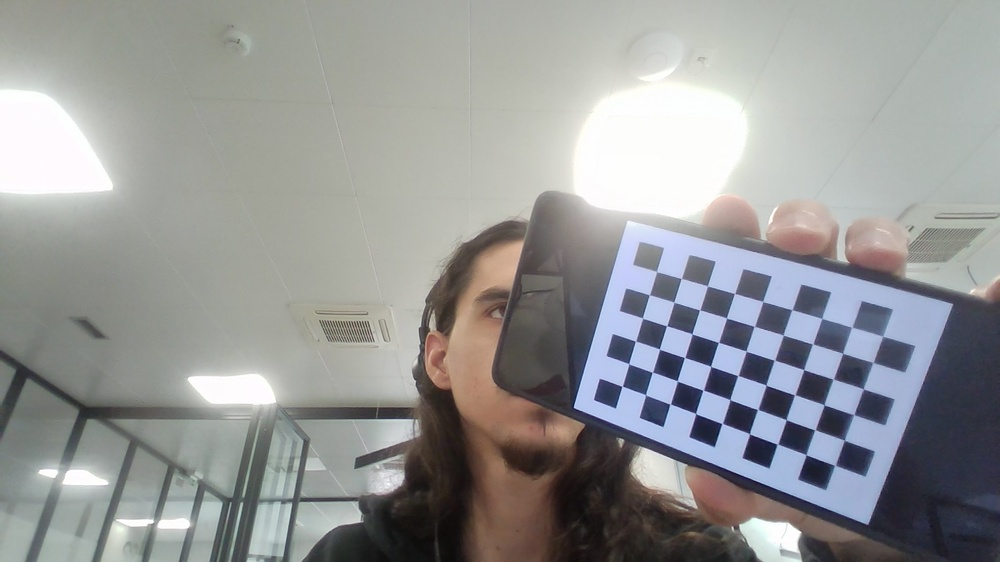
#> input picture calibration/WIN_20241030_12_23_03_Pro.jpg, 1000 x 562 px, shrunk from 1920 x 1080 before the run; its folder holds only this picture in this run
$ python main.py
#> lines starting #> are read from the running program, lines starting #| are printed output that depends on the picture; after the words box and inside, x2 and y2 are one past the last pixel; in counts of white or black regions, pixels touching at a corner belong together; long printed decimals are rounded
### calibrate.py
import numpy as np
import cv2 as cv
import glob
import os

def calibrate(showPics=False):
    # Read Image
#> called with showPics = False
    root = os.getcwd()
    calibrationDir = os.path.join(root, 'demoImages', 'calibration')
    imgPathList = glob.glob(os.path.join(calibrationDir, '*.jpg'))

    # Initialize
    nRows = 9
    nCols = 6
    termCriteria = (cv.TERM_CRITERIA_EPS + cv.TERM_CRITERIA_MAX_ITER, 30, 0.001)
    worldPtsCur = np.zeros((nRows * nCols, 3), np.float32)
    worldPtsCur[:,:2] = np.mgrid[0:nRows, 0:nCols].T.reshape(-1, 2)
    worldPtsList = []
    imgPtsList = []

    # Find Corners
    for curImgPath in imgPathList:
        imgBGR = cv.imread(curImgPath)
#> imgBGR is the input picture: shape (562, 1000, 3); mean B, G, R 150.5, 150.6, 149.5
        imgGray = cv.cvtColor(imgBGR, cv.COLOR_BGR2GRAY)
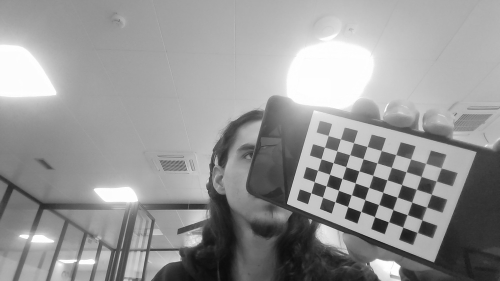
#> imgGray: shape (562, 1000) (shown at 1/2 size); min 11, max 255, mean 150.3
        cornersFound, cornersOrg = cv.findChessboardCorners(imgGray, (nRows, nCols), None)
#> cornersFound = True; cornersOrg = 54 rows, first 8: [656.6, 271.6], [681.2, 278.4], [707.5, 286.1], [734.6, 293.4], [762.8, 301.4], [791.9, 310], [822.1, 318.4], [852, 327.3]

        if cornersFound == True:
            worldPtsList.append(worldPtsCur)
            cornersRefined = cv.cornerSubPix(imgGray, cornersOrg, (11, 11), (-1,-1), termCriteria)
#> cornersRefined = 54 rows, first 8: [656.6, 271.5], [681.4, 278.4], [707.5, 285.8], [734.6, 293.5], [762.7, 301.5], [792, 309.7], [821.7, 318.3], [851.6, 327.3]
            imgPtsList.append(cornersRefined)
            if showPics:
                cv.drawChessboardCorners(imgBGR, (nRows,  nCols), cornersRefined, cornersFound)
                cv.imshow('Chessboard', imgBGR)
                cv.waitKey(500)

    cv.destroyAllWindows()

    # Calibrate
    repError, camMatrix, distCoeff, rvecs, tvecs = cv.calibrateCamera(worldPtsList, imgPtsList, imgGray.shape[::-1], None, None)
#> repError = 0.19; camMatrix = [[669.5, 0, 564.1], [0, 632.5, 304.2], [0, 0, 1]]; distCoeff = [[0.327, -1.43, 0.00978, 0.0106, 1.17]]; rvecs = ([0.129, 0.411, 0.289],); tvecs = ([3.54, -1.33, 25.88],)
    # print('Camera Matrix:\n', camMatrix)
    # print(f'Reproj Error (pixels): {repError}')

    # Save Calibration Parameters (later video)
    # curFolder = os.path.dirname(os.path.abspath(__file__))
    paramPath = os.path.join(calibrationDir, 'calibration.npz')
    # np.savez(paramPath, repError=repError, camMatrix=camMatrix, distCoeff=distCoeff, rvecs=rvecs, tvecs=tvecs)

    return camMatrix, distCoeff

### poseEstimation.py
import numpy as np
import cv2 as cv
import glob
import os
from enum import Enum

class DrawOption(Enum):
    AXES = 1
    CUBE = 2

# [9 lines left out: function drawAxes, not called in this run]

def drawCube(img, imgpts):
    imgpts= np.int32(imgpts).reshape(-1, 2)

    # Add green plane
    img = cv.drawContours(img, [imgpts[:4]], -1, (0, 255, 0), -3)

    # Add box borders
    for i in range(4):
        j = i + 4
        img = cv.line(img, tuple(imgpts[i]), tuple(imgpts[j]), (255), 3)
        img = cv.drawContours(img, [imgpts[4:]], -1, (0, 0, 255), 3)
    return img

def poseEstimation(option: DrawOption, camMatrix=None, distCoeff=None):
    # CAM_MATRIX, DISTCOEFF
    # Retreive calibration parameters (from previous video)
    root = os.getcwd()
    if camMatrix is None or distCoeff is None:
        paramPath = os.path.join(root, 'calibration', 'calibration.npz')
        data = np.load(paramPath)
        camMatrix = data['camMatrix']
        distCoeff = data['distCoeff']

    # Read image
    calibrationDir = os.path.join(root, 'calibration')
    imgPathList = glob.glob(os.path.join(calibrationDir, '*.jpg'))

    # Initialize
    nRows = 9
    nCols = 6
    termCriteria = (cv.TERM_CRITERIA_EPS + cv.TERM_CRITERIA_MAX_ITER, 30, 0.001)
    worldPtsCur = np.zeros((nRows * nCols, 3), np.float32)
    worldPtsCur[:,:2] = np.mgrid[0:nRows, 0:nCols].T.reshape(-1, 2)

    # World points of objects to be drawn
    axis = np.float32([[3, 0, 0], [0, 3, 0], [0, 0, -3]])
    cubeCorners = np.float32([
        [0, 0, 0],
        [0, 3, 0],
        [3, 3, 0],
        [3, 0, 0],
        [0, 0, -3],
        [0, 3, -3],
        [3, 3, -3],
        [3, 0, -3]
    ])

    for curImgPath in imgPathList:
        imgBGR = cv.imread(curImgPath)
        imgGray = cv.cvtColor(imgBGR, cv.COLOR_BGR2GRAY)
        cornersFound, cornersOrg = cv.findChessboardCorners(imgGray, (nRows, nCols), None)

        if cornersFound == True:
            cornersRefined = cv.cornerSubPix(imgGray, cornersOrg, (11, 11), (-1,-1), termCriteria)
            _, rvecs, tvecs = cv.solvePnP(worldPtsCur, cornersRefined, camMatrix, distCoeff)

            print(rvecs, rvecs)

            if option == DrawOption.AXES:
                imgpts, _ = cv.projectPoints(axis, rvecs, tvecs, camMatrix, distCoeff)
                imgBGR = drawAxes(imgBGR, cornersRefined, imgpts)

            if option == DrawOption.CUBE:
                imgpts, _ = cv.projectPoints(cubeCorners, rvecs, tvecs, camMatrix, distCoeff)
                imgBGR = drawCube(imgBGR, imgpts)

            cv.imshow('Chessboard', imgBGR)
            cv.waitKey(0)


### main.py
from calibrate import calibrate
from poseEstimation import poseEstimation, DrawOption

if __name__ == '__main__':
    camMatrix, distCoeff = calibrate(showPics=False)
#> camMatrix = [[669.5, 0, 564.1], [0, 632.5, 304.2], [0, 0, 1]]; distCoeff = [[0.327, -1.43, 0.00978, 0.0106, 1.17]]
    poseEstimation(DrawOption.CUBE, camMatrix, distCoeff)
#> in poseEstimation, `cornersFound, cornersOrg = cv.findChessboardCorners(imgGray, (nRows, n..`: cornersFound = True
#> in poseEstimation, `_, rvecs, tvecs = cv.solvePnP(worldPtsCur, cornersRefined, camMatrix, ..`: rvecs = [0.129, 0.411, 0.289]; tvecs = [3.54, -1.33, 25.88]
#| [[0.1288]
#|  [0.4106]
#|  [0.2891]] [[0.1288]
#|  [0.4106]
#|  [0.2891]]
#> in poseEstimation, `imgpts, _ = cv.projectPoints(cubeCorners, rvecs, tvecs, camMatrix, dis..`: imgpts = [[656.6, 271.4], [635.4, 340.9], [710.8, 366.4], [734.7, 293.4], [631.2, 273], [608.4, 350.2], [690.9, 379.3], [717.2, 297.7]]
#> in drawCube, `imgpts= np.int32(imgpts).reshape(-1, 2)`: imgpts = [[656, 271], [635, 340], [710, 366], [734, 293], [631, 272], [608, 350], [690, 379], [717, 297]]
#> the loop in drawCube, `for i in range(4):` made 4 passes
#> pass 1, in drawCube, `img = cv.line(img, tuple(imgpts[i]), tuple(imgpts[j]), (255), 3)`:
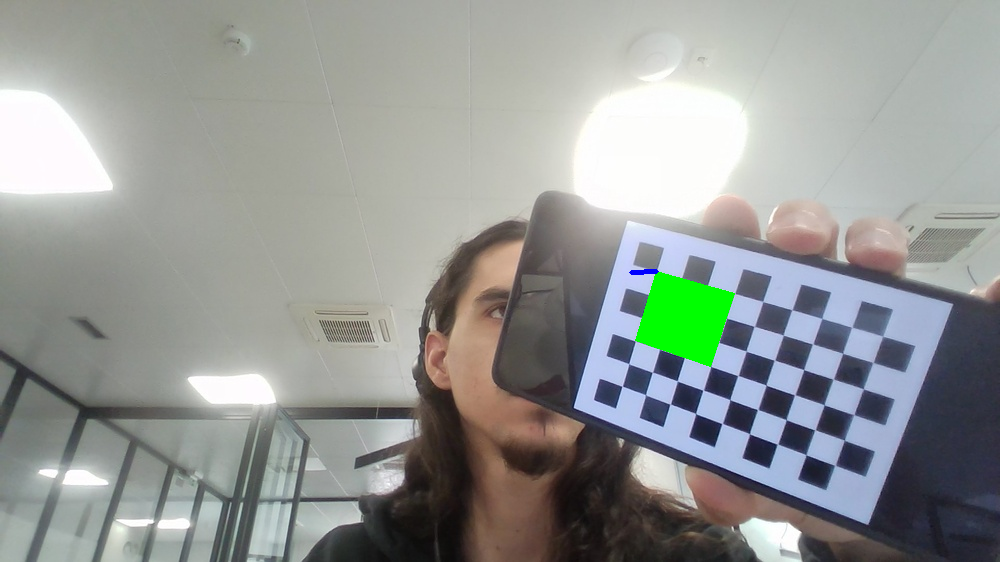
#> img: shape (562, 1000, 3); mean B, G, R 148.7, 151.9, 148.1
#> pass 1, in drawCube, `img = cv.drawContours(img, [imgpts[4:]], -1, (0, 0, 255), 3)`:
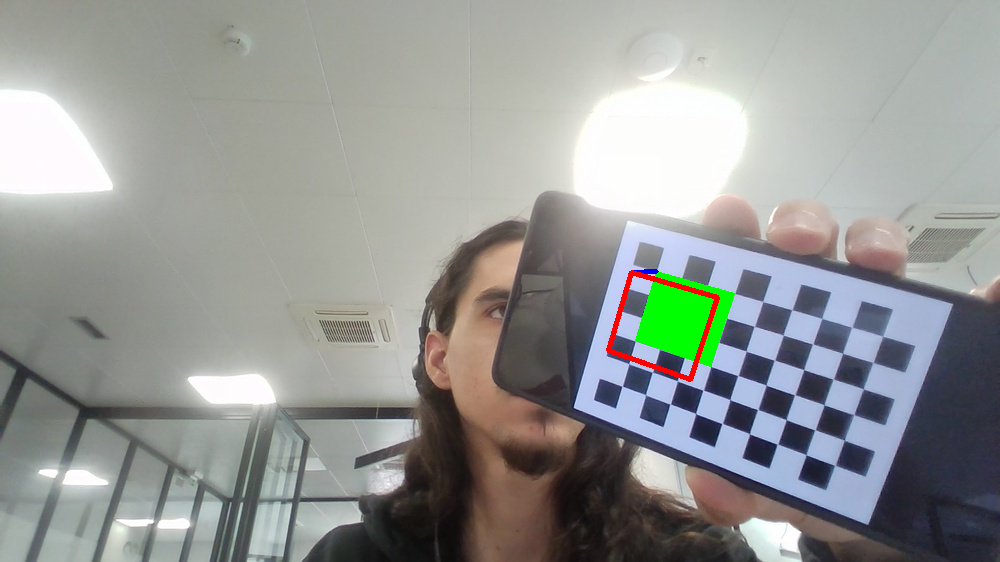
#> img: shape (562, 1000, 3); 0.32% of pixels changed, all inside (x1, y1, x2, y2) = (606, 270, 720, 382)

$ run again, on calibration/WIN_20241030_12_23_36_Pro.jpg
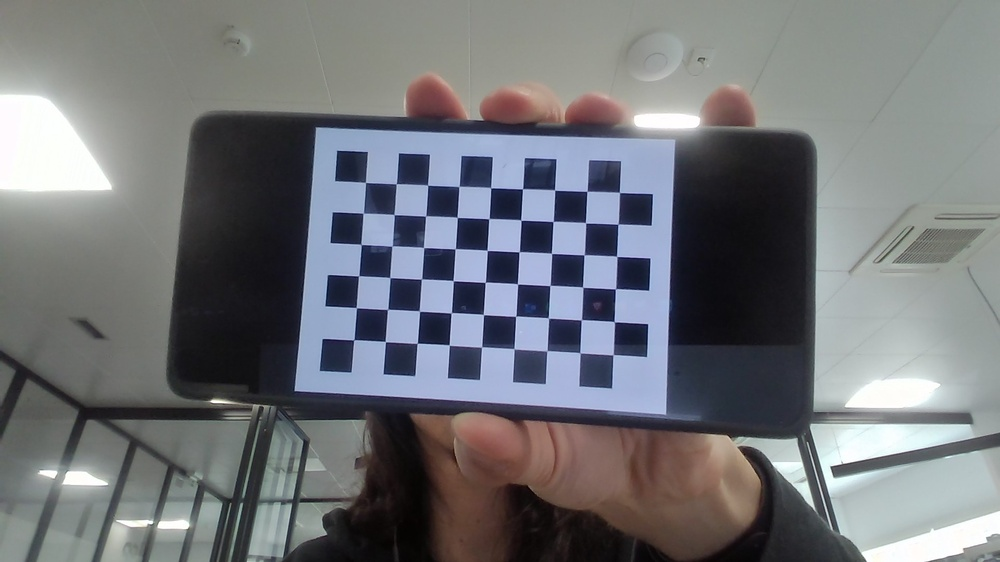
#> input picture calibration/WIN_20241030_12_23_36_Pro.jpg, 1000 x 562 px, shrunk from 1920 x 1080 before the run
#> in calibrate, imgBGR is the input picture: shape (562, 1000, 3); mean B, G, R 120.1, 116, 113.8
#> in calibrate, `imgGray = cv.cvtColor(imgBGR, cv.COLOR_BGR2GRAY)`:
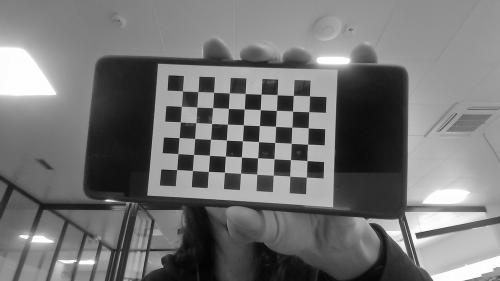
#> imgGray: shape (562, 1000) (shown at 1/2 size); min 3, max 255, mean 115.8
#> in calibrate, `cornersFound, cornersOrg = cv.findChessboardCorners(imgGray, (nRows, n..`: cornersFound = True; cornersOrg = 54 rows, first 8: [365.5, 182.4], [396.1, 183.8], [427.7, 185.2], [458.8, 186.5], [490.8, 188], [522.4, 188.9], [554.7, 190.1], [586.8, 191.4]
#> in calibrate, `cornersRefined = cv.cornerSubPix(imgGray, cornersOrg, (11, 11), (-1,-1..`: cornersRefined = 54 rows, first 8: [365.5, 182.4], [396.4, 183.7], [427.6, 185.1], [459, 186.4], [490.7, 187.6], [522.5, 188.8], [554.6, 190], [586.9, 191.3]
#> in calibrate, `repError, camMatrix, distCoeff, rvecs, tvecs = cv.calibrateCamera(worl..`: repError = 0.138; camMatrix = [[404.6, 0, 488.5], [0, 405.9, 319.7], [0, 0, 1]]; distCoeff = [[0.0476, -0.582, 0.000865, -0.00152, 1.91]]; rvecs = ([-0.057, 0.0474, 0.0554],); tvecs = ([-3.92, -4.36, 12.93],)
#> `camMatrix, distCoeff = calibrate(showPics=False)`: camMatrix = [[404.6, 0, 488.5], [0, 405.9, 319.7], [0, 0, 1]]; distCoeff = [[0.0476, -0.582, 0.000865, -0.00152, 1.91]]
#> in poseEstimation, `cornersFound, cornersOrg = cv.findChessboardCorners(imgGray, (nRows, n..`: cornersFound = True
#> in poseEstimation, `_, rvecs, tvecs = cv.solvePnP(worldPtsCur, cornersRefined, camMatrix, ..`: rvecs = [-0.057, 0.0474, 0.0554]; tvecs = [-3.92, -4.36, 12.93]
#| [[-0.05701]
#|  [ 0.04736]
#|  [ 0.05537]] [[-0.05701]
#|  [ 0.04736]
#|  [ 0.05537]]
#> in poseEstimation, `imgpts, _ = cv.projectPoints(cubeCorners, rvecs, tvecs, camMatrix, dis..`: imgpts = [[365.4, 182.4], [358.6, 275.9], [453.3, 280.6], [459.1, 186.2], [316.8, 127.3], [312.7, 255.2], [436.5, 261.1], [444.3, 137.9]]
#> in drawCube, `imgpts= np.int32(imgpts).reshape(-1, 2)`: imgpts = [[365, 182], [358, 275], [453, 280], [459, 186], [316, 127], [312, 255], [436, 261], [444, 137]]
#> after the loop in drawCube, `for i in range(4):`:
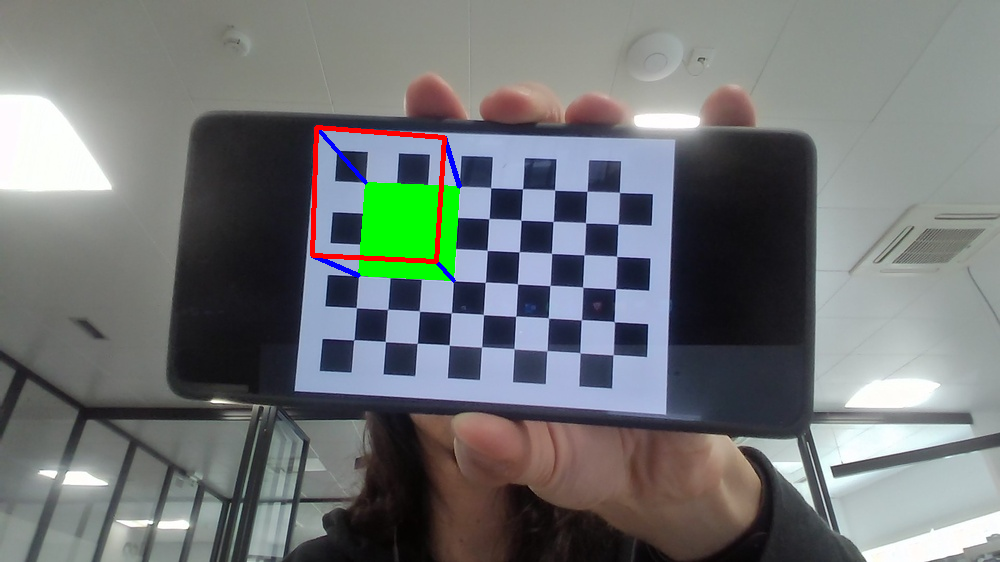
#> img: shape (562, 1000, 3); mean B, G, R 117.4, 117.3, 112.8

$ run again, on calibration/WIN_20241030_12_23_40_Pro.jpg
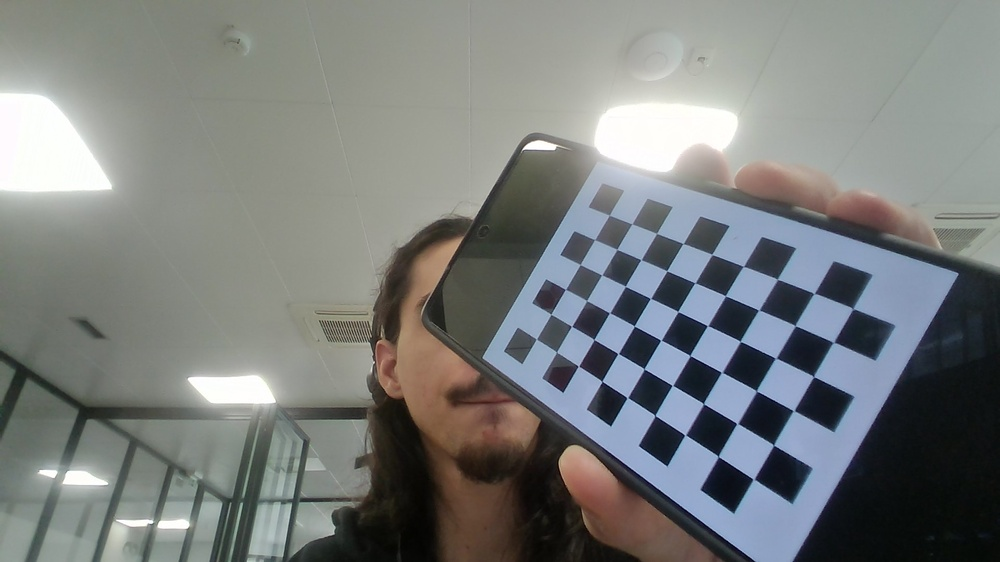
#> input picture calibration/WIN_20241030_12_23_40_Pro.jpg, 1000 x 562 px, shrunk from 1920 x 1080 before the run
#> in calibrate, imgBGR is the input picture: shape (562, 1000, 3); mean B, G, R 124.2, 125.4, 122
#> in calibrate, `imgGray = cv.cvtColor(imgBGR, cv.COLOR_BGR2GRAY)`:
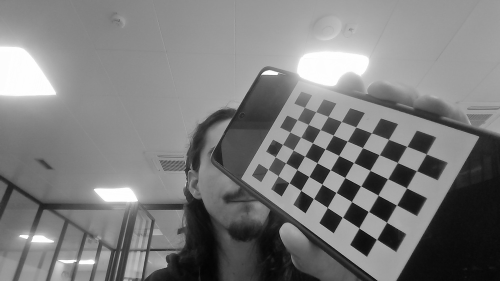
#> imgGray: shape (562, 1000) (shown at 1/2 size); min 2, max 255, mean 124.2
#> in calibrate, `cornersFound, cornersOrg = cv.findChessboardCorners(imgGray, (nRows, n..`: cornersFound = True; cornersOrg = 54 rows, first 8: [609.3, 215.1], [631.9, 223.8], [656.4, 233.4], [683.1, 243.7], [711.7, 254.4], [743.4, 266.6], [777.2, 279.5], [814.2, 293.9]
#> in calibrate, `cornersRefined = cv.cornerSubPix(imgGray, cornersOrg, (11, 11), (-1,-1..`: cornersRefined = 54 rows, first 8: [609.5, 215.1], [631.8, 223.8], [656.7, 233.4], [683.2, 243.5], [712, 254.4], [743.3, 266.4], [777.5, 279.1], [814.1, 293.3]
#> in calibrate, `repError, camMatrix, distCoeff, rvecs, tvecs = cv.calibrateCamera(worl..`: repError = 0.158; camMatrix = [[682.6, 0, 455.6], [0, 655.4, 241.4], [0, 0, 1]]; distCoeff = [[-0.0139, 0.683, 0.00447, -0.00293, -1.47]]; rvecs = ([-0.218, 0.831, 0.485],); tvecs = ([5.19, -0.928, 23.01],)
#> `camMatrix, distCoeff = calibrate(showPics=False)`: camMatrix = [[682.6, 0, 455.6], [0, 655.4, 241.4], [0, 0, 1]]; distCoeff = [[-0.0139, 0.683, 0.00447, -0.00293, -1.47]]
#> in poseEstimation, `cornersFound, cornersOrg = cv.findChessboardCorners(imgGray, (nRows, n..`: cornersFound = True
#> in poseEstimation, `_, rvecs, tvecs = cv.solvePnP(worldPtsCur, cornersRefined, camMatrix, ..`: rvecs = [-0.218, 0.831, 0.485]; tvecs = [5.19, -0.928, 23.01]
#| [[-0.2179]
#|  [ 0.8313]
#|  [ 0.4852]] [[-0.2179]
#|  [ 0.8313]
#|  [ 0.4852]]
#> in poseEstimation, `imgpts, _ = cv.projectPoints(cubeCorners, rvecs, tvecs, camMatrix, dis..`: imgpts = [[609.3, 215.1], [565.5, 289.3], [634.3, 325.8], [683.2, 243.3], [560.1, 178.1], [512.2, 259.2], [581.5, 295.6], [635.2, 204.7]]
#> in drawCube, `imgpts= np.int32(imgpts).reshape(-1, 2)`: imgpts = [[609, 215], [565, 289], [634, 325], [683, 243], [560, 178], [512, 259], [581, 295], [635, 204]]
#> after the loop in drawCube, `for i in range(4):`:
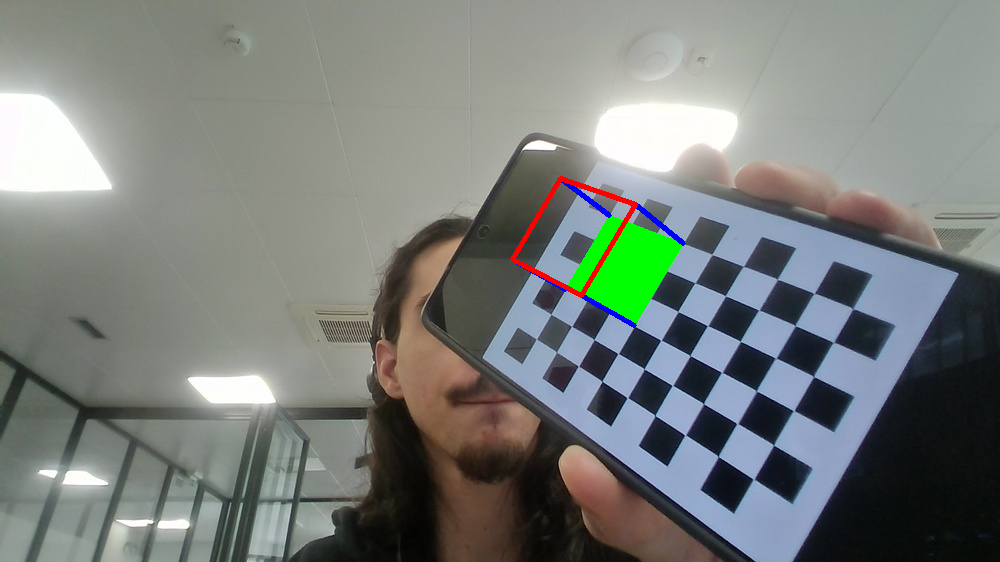
#> img: shape (562, 1000, 3); mean B, G, R 122.5, 126.4, 121.1
